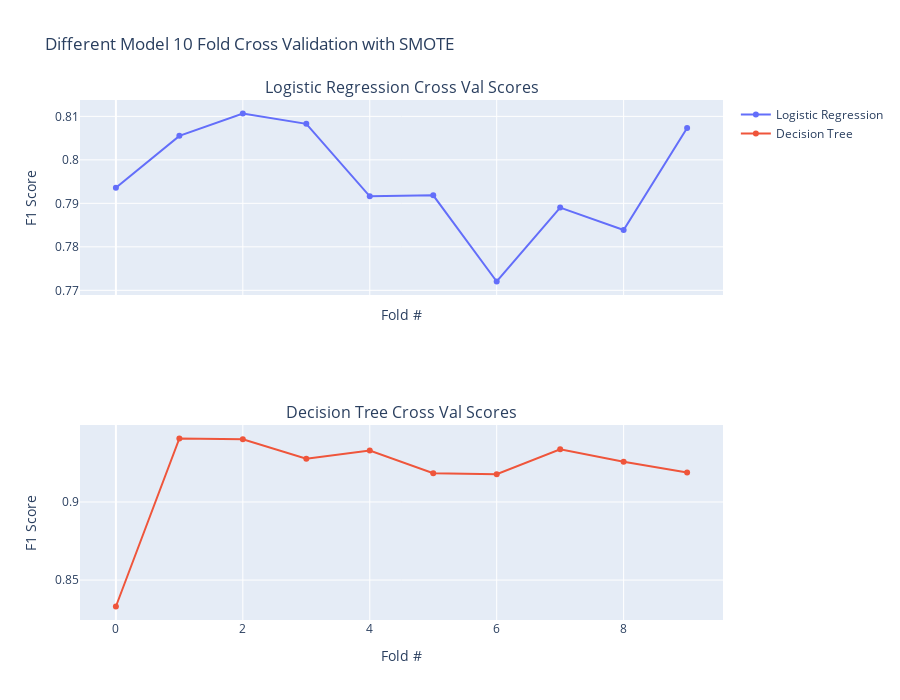

Notebook cell for this chart:
### Markdown cell above
## Model evalution

### Code cell
from plotly.subplots import make_subplots
import plotly.graph_objs as go
from imblearn.pipeline import Pipeline, make_pipeline
imba_pipeline = make_pipeline(SMOTE(random_state=0), 
                              LogisticRegression(random_state=2))
LR_CROSS_VAL = cross_val_score(imba_pipeline, X_train_res, y_train_res,scoring='f1', cv=10)

imba_pipeline = make_pipeline(SMOTE(random_state=0), 
                              DecisionTreeClassifier(random_state=2))
DT_CROSS_VAL = cross_val_score(imba_pipeline, X_train_res, y_train_res,scoring='f1', cv=10)


fig = make_subplots(rows=2, cols=1,shared_xaxes=True,subplot_titles=('Logistic Regression Cross Val Scores',
                                                                     'Decision Tree Cross Val Scores'))

fig.add_trace(
    go.Scatter(x=list(range(0,len(DT_CROSS_VAL))),y=LR_CROSS_VAL,name='Logistic Regression'),
    row=1, col=1)
fig.add_trace(
    go.Scatter(x=list(range(0,len(DT_CROSS_VAL))),y=DT_CROSS_VAL,name='Decision Tree'),
    row=2, col=1)

fig.update_layout(height=700, width=900, title_text="Different Model 10 Fold Cross Validation with SMOTE")
fig.update_yaxes(title_text="F1 Score")
fig.update_xaxes(title_text="Fold #")

fig.show()

### Figure 1 — Plotly figure (JSON) as saved in the notebook; plotly's stock layout.template omitted (floating-point values rounded to 4 significant figures)
{"data": [{"name": "Logistic Regression", "type": "scatter", "x": [0, 1, 2, 3, 4, 5, 6, 7, 8, 9], "xaxis": "x", "y": [0.7936, 0.8055, 0.8107, 0.8083, 0.7916, 0.7918, 0.772, 0.789, 0.7839, 0.8073], "yaxis": "y"}, {"name": "Decision Tree", "type": "scatter", "x": [0, 1, 2, 3, 4, 5, 6, 7, 8, 9], "xaxis": "x2", "y": [0.8331, 0.9407, 0.9401, 0.9277, 0.933, 0.9185, 0.9177, 0.9337, 0.9258, 0.9189], "yaxis": "y2"}], "layout": {"annotations": [{"font": {"size": 16}, "showarrow": false, "text": "Logistic Regression Cross Val Scores", "x": 0.5, "xanchor": "center", "xref": "paper", "y": 1, "yanchor": "bottom", "yref": "paper"}, {"font": {"size": 16}, "showarrow": false, "text": "Decision Tree Cross Val Scores", "x": 0.5, "xanchor": "center", "xref": "paper", "y": 0.375, "yanchor": "bottom", "yref": "paper"}], "height": 700, "title": {"text": "Different Model 10 Fold Cross Validation with SMOTE"}, "width": 900, "xaxis": {"anchor": "y", "domain": [0, 1], "matches": "x2", "showticklabels": false, "title": {"text": "Fold #"}}, "xaxis2": {"anchor": "y2", "domain": [0, 1], "title": {"text": "Fold #"}}, "yaxis": {"anchor": "x", "domain": [0.625, 1], "title": {"text": "F1 Score"}}, "yaxis2": {"anchor": "x2", "domain": [0, 0.375], "title": {"text": "F1 Score"}}}}
